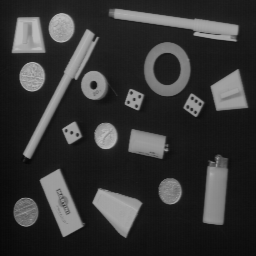
#> input picture images/OBJECTS.png, 256 x 256 px
$ jupyter execute Taller4.ipynb
#> lines starting #> are read from the running program, lines starting #| are printed output that depends on the picture; after the words box and inside, x2 and y2 are one past the last pixel; in counts of white or black regions, pixels touching at a corner belong together
[cell 1]
#imports
import cv2
import numpy as np
import matplotlib.pyplot as plt
from skimage.filters import sobel_h, sobel_v, sobel
from skimage.filters import prewitt_h, prewitt_v, prewitt
from skimage import exposure
from skimage.feature import canny
from skimage.filters import laplace

# **Filtros lineales de detección de contornos**

## **Operador de Sobel**

[cell 2]
#Carga de imagen
objects = cv2.imread('images/OBJECTS.png', cv2.IMREAD_GRAYSCALE)
#> objects is the input picture: shape (256, 256); min 7, max 188, mean 53.3
#Visualizar la imagen
plt.imshow(objects, cmap='gray', vmin=0, vmax=255)
plt.title('Imagen OBJECTS')
plt.show()

[cell 3]
#transformacion a int32
objects_int32 = objects.astype(np.int32)
#visualizar la imagen transformada
plt.imshow(objects_int32, cmap='gray', vmin=0, vmax=255)
plt.title('Imagen OBJECTS transformada a int32')
plt.show()

[cell 4]
#Aplicacion de filtro sobel en x
img_sh = sobel_h(objects_int32)
#Aplicacion de filtro sobel en y
img_sv = sobel_v(objects_int32)
#Visualizar la imagen filtrada
fig, ax = plt.subplots(1, 2, figsize=(12, 6))
ax[0].imshow(img_sh, cmap='gray')
ax[0].set_title('Filtro Sobel en X')
ax[1].imshow(img_sv, cmap='gray')
ax[1].set_title('Filtro Sobel en Y')
plt.show()

**Descripción de sobel en x**

Al realizar el filtro sobel aplicado al eje x, el cual tiene como matriz asociada:

$$ g_{x} = \begin{bmatrix} -1 & -2 & -1 \\\\ 0 & 0 & 0 \\\\ 1 & 2 & 1 \end{bmatrix} $$

La imagen resultante se observa mayormente en un tono gris claro uniforme, lo que indica poca variación de intensidad en la dirección evaluada, sin embargo, los bordes horizontales de los objetos se resaltan al presentar transiciones bruscas entre el fondo y las figuras, generando valores altos de gradiente que permiten identificar con mayor claridad sus contornos.

**Descripción de sobel en y**

Al realizar el filtro sobel aplicado al eje y, el cual tiene como matriz asociada:

$$ g_{y} = \begin{bmatrix} -1 & 0 & 1 \\\\ -2 & 0 & 2 \\\\ -1 & 0 & 1 \end{bmatrix} $$

De igual forma que con el Sobel horizontal, el fondo se mantiene en tonos grises relativamente uniformes debido a la baja variación de intensidad en esa dirección; sin embargo, en este caso se resaltan principalmente los bordes verticales de los objetos, ya que el operador detecta cambios de intensidad de izquierda a derecha, generando valores altos de gradiente en los contornos laterales y permitiendo identificar con mayor claridad sus límites verticales.

[cell 5]
#Calculo de la magnitud del gradiente
objects_gradiente_sobel = np.absolute(img_sh) + np.absolute(img_sv)
#Visualizar la magnitud del gradiente
plt.imshow(objects_gradiente_sobel, cmap='gray')
plt.title('Magnitud del Gradiente Sobel')
plt.show()

**Descripción Magnitud del gradiente**

La magnitud del gradiente esta dada la formula:

$$ || \nabla f || \approx |g_{x}| + |g_{y}| $$

Al hacer la suma de los valores absolutos de las anteriores aplicaciones se observa que el fondo queda prácticamente negro, ya que en esas regiones no existen variaciones significativas de intensidad y, por lo tanto, la magnitud del gradiente es cercana a cero. En contraste, los contornos de los objetos aparecen claramente resaltados en tonos blancos, debido a que la combinación de ambas componentes del gradiente permite detectar cambios de intensidad en cualquier dirección, obteniendo así una representación completa y más precisa de los bordes presentes en la imagen.

[cell 6]
sobelAplicado = sobel(objects_int32)
#Visualizar la imagen filtrada con sobel
plt.imshow(sobelAplicado, cmap='gray')
plt.title('Filtro Sobel aplicado')
plt.show()

**Filtro Aplicado Por Libreria vs Filtro Suma Valores Absolutos**

En ambas imagenes se logra observar los bordes de los diferentes objetos de forma exitosa. Pese a que el filtro aplicado se puede llegar a observar un poco mejor en la definicion de bordes internos de los objetos nuestra aproximación es lo suficientemente buena para que esta mejorqa por parte del algoritmo de la libreria sea minima.

## **Operador de Prewitt**

[cell 7]
#Aplicacion de filtro prewitt en x
img_sh = prewitt_h(objects_int32)
#Aplicacion de filtro prewitt en y
img_sv = prewitt_v(objects_int32)

fig, ax = plt.subplots(1, 2, figsize=(12, 6))
ax[0].imshow(img_sh, cmap='gray')
ax[0].set_title('Filtro Prewitt en X')
ax[1].imshow(img_sv, cmap='gray')
ax[1].set_title('Filtro Prewitt en Y')
plt.show()

**Descripción de prewitt en x**

Al aplicar el filtro de Prewitt en la dirección X, cuya máscara es:

$$ g_{x} = \begin{bmatrix} -1 & -1 & -1 \\\\ 0 & 0 & 0 \\\\ 1 & 1 & 1 \end{bmatrix} $$

La imagen resultante resalta principalmente los bordes horizontales, ya que detecta cambios de intensidad en la dirección vertical. El fondo se mantiene en tonos grises relativamente uniformes, mientras que los contornos aparecen más claros u oscuros debido a los valores altos del gradiente. A diferencia de Sobel, no utiliza el valor 2 en la máscara, por lo que el suavizado es menor.

**Descripción de prewitt en y**

Al aplicar el filtro de Prewitt en la dirección Y, cuya máscara es:

$$ g_{y} = \begin{bmatrix} -1 & 0 & 1 \\\\ -1 & 0 & 1 \\\\ -1 & 0 & 1 \end{bmatrix} $$

Esta imagen resalta principalmente los bordes verticales, ya que detecta cambios de intensidad de izquierda a derecha. Los contornos laterales de los objetos se observan bien definidos, mientras que el fondo permanece casi uniforme. Al no ponderar con 2 como Sobel, el filtro realiza un menor suavizado.

[cell 8]
objects_gradiente_prewitt = np.absolute(img_sh) + np.absolute(img_sv)
plt.imshow(objects_gradiente_prewitt, cmap='gray')
plt.title('Magnitud del Gradiente con Prewitt')
plt.show()

**Descripción de la magnitud del gradiente**

La magnitud del gradiente se calcula como:

$$ || \nabla f || \approx |g_{x}| + |g_{y}| $$

Esta imagen combina la información de ambas direcciones, por lo que se resaltan todos los bordes, sin importar su orientación. El fondo aparece oscuro (baja variación), mientras que los contornos de los objetos se ven claramente iluminados, mostrando de forma más completa los límites de las figuras.

[cell 9]
#Calcula bordes usando el filtro de sobel
img_s = prewitt(objects_int32)
#Visualizar la imagen filtrada con prewitt
plt.imshow(img_s, cmap='gray')
plt.title('Filtro Prewitt aplicado')
plt.show()

**Filtro Aplicado Por Libreria vs Filtro Suma Valores Absolutos**

En ambas imágenes se detectan correctamente los bordes de los objetos. La obtenida con la función de la librería muestra contornos ligeramente más uniformes y mejor balanceados en intensidad, mientras que la aproximación mediante la suma de valores absolutos produce resultados muy similares, aunque con bordes levemente más intensos o gruesos. En términos cualitativos, la diferencia es mínima y la aproximación resulta suficientemente buena.

## **Diferencia entre Sobel y Prewitt:**

[cell 10]
subtraction = cv2.subtract(objects_gradiente_prewitt, objects_gradiente_sobel)
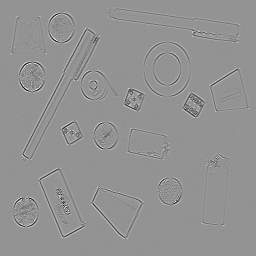
#> subtraction: shape (256, 256) float64; min -1.19e-08, max 8.69e-09, mean -4.87e-11; drawn with min black and max white

plt.imshow(subtraction, cmap='gray')
plt.title('Diferencia entre Prewitt y Sobel')
plt.show()

**¿Qué diferencia visual hay entre el operador de Sobel y el de Prewitt?**

En la imagen de la resta entre Prewitt y Sobel se observan diferencias leves concentradas principalmente en los contornos de los objetos. Las variaciones aparecen como bordes residuales muy suaves, lo que indica que ambos operadores producen resultados muy similares. Sin embargo, Sobel tiende a generar bordes ligeramente más definidos y con mejor suavizado, debido a que su máscara asigna mayor peso a los píxeles centrales. Prewitt, al usar ponderaciones uniformes, resulta un poco más sensible al ruido y puede producir contornos ligeramente menos refinados. Visualmente, la diferencia es mínima, pero Sobel presenta una respuesta algo más robusta y estable en la detección de bordes.

[cell 11]
# Frontera horizontal entre negro y blanco
matriz_1  = np.array([[0,0,0],
                      [0,0,0],
                      [255,255,255]])

# Frontera vertical entre negro y blanco
matriz_2 = np.array([[0,0,255],
                     [0,0,255],
                     [0,0,255]])

# Frontera oblicua entre negro y blanco
matriz_3 = np.array([[0,0,255],
                     [0,255,255],
                     [255,255,255]])

#Cuando la máscara se aleja de la frontera oblicua (máscara centrada en [0])
matriz_4 = np.array([[0,0,0],
                     [0,0,0],
                     [0,0,255]])

# Sobel
sobel_y = np.array([[-1, 0, 1],
                    [-2, 0, 2],
                    [-1, 0, 1]])

sobel_x = np.array([[-1, -2, -1],
                    [ 0,  0,  0],
                    [ 1,  2,  1]])

# Prewitt
prewitt_y = np.array([[-1, 0, 1],
                      [-1, 0, 1],
                      [-1, 0, 1]])

prewitt_x = np.array([[-1, -1, -1],
                      [ 0,  0,  0],
                      [ 1,  1,  1]])

def aplicarFiltros(matriz, filtro_x, filtro_y):
    x = np.sum(matriz * filtro_x)
    y = np.sum(matriz * filtro_y)
    gradiente = np.abs(x) + np.abs(y)
    return x, y, gradiente

matrices = [matriz_1, matriz_2, matriz_3, matriz_4]
nombres = ['Frontera Horizontal', 'Frontera Vertical', 'Frontera Oblicua', 'Máscara Alejada']

for i, matriz in enumerate(matrices):
    print(f"Resultados para {nombres[i]}:")
    sobel_x_val, sobel_y_val, sobel_gradiente = aplicarFiltros(matriz, sobel_x, sobel_y)
    prewitt_x_val, prewitt_y_val, prewitt_gradiente = aplicarFiltros(matriz, prewitt_x, prewitt_y)

    print(f"  Sobel - Gradiente X: {sobel_x_val}, Gradiente Y: {sobel_y_val}, Magnitud: {sobel_gradiente}")
    print(f"  Prewitt - Gradiente X: {prewitt_x_val}, Gradiente Y: {prewitt_y_val}, Magnitud: {prewitt_gradiente}\n")

En las fronteras horizontal y vertical se observa que únicamente el gradiente perpendicular al borde toma valores distintos de cero, como es esperado teóricamente. En ambos casos, el operador de Sobel produce una magnitud mayor (1020) que Prewitt (765). Esta diferencia se debe a que Sobel asigna mayor peso a los píxeles centrales de la máscara, amplificando la respuesta ante cambios abruptos de intensidad.

En la frontera oblicua, ambos gradientes resultan distintos de cero porque la transición ocurre en ambas direcciones. Nuevamente, Sobel genera valores superiores (765 en cada dirección) frente a Prewitt (510), lo que confirma su mayor sensibilidad numérica ante el mismo patrón de borde.

Cuando la máscara se aleja del borde, la respuesta disminuye considerablemente, aunque no es nula debido a que aún existe un píxel con intensidad diferente dentro de la ventana. En términos generales, Sobel presenta una mayor magnitud de respuesta que Prewitt debido a su ponderación central, lo que lo hace más robusto en la detección de bordes.

# **Operador de Canny**

[cell 12]
rondelle = cv2.imread('images/RONDELLE.png', cv2.IMREAD_GRAYSCALE)
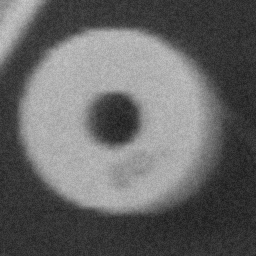
#> input picture images/RONDELLE.png, 256 x 256 px
#> rondelle is the input picture: shape (256, 256); min 25, max 203, mean 102.6
hist = cv2.calcHist([rondelle], [0], None, [256], [0, 256])
#> hist = 256 values, max 1541 at index 52, min 0 at index 0, mean 256
fig, ax = plt.subplots(1, 2, figsize=(12, 6))
ax[0].imshow(rondelle, cmap='gray')
ax[0].set_title('Imagen RONDELLE')
ax[1].plot(hist)
ax[1].set_title('Histograma de RONDELLE')
ax[1].set_xlabel('Intensidad de píxel')
ax[1].set_ylabel('Número de píxeles')
plt.show()
#> figure, not shown here; panel 2: curve peaks at x = 52, y = 1541

[cell 13]
#Aplica el filtro Sobel horizontal
img_sh = sobel_h(rondelle)
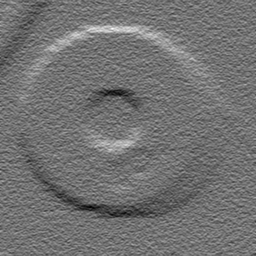
#> img_sh: shape (256, 256) float64; min -0.17, max 0.207, mean -0.000693; drawn with min black and max white
#Aplica el filtro Sobel vertical
img_sv = sobel_v(rondelle)
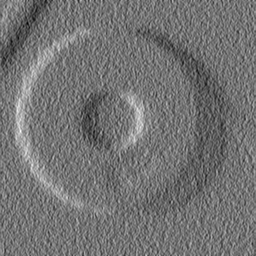
#> img_sv: shape (256, 256) float64; min -0.14, max 0.167, mean -0.00103; drawn with min black and max white
#Sobel total
rondelle_sobel = np.abs(img_sh) + np.abs(img_sv)
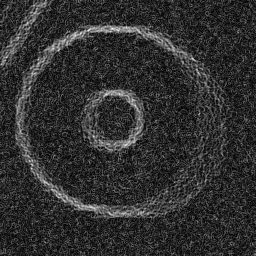
#> rondelle_sobel: shape (256, 256) float64; min 0, max 0.233, mean 0.0445; drawn with min black and max white

#Histograma
hist_sobel = cv2.calcHist([rondelle_sobel.astype(np.uint8)], [0], None, [256], [0, 256])
#> hist_sobel = 256 values, max 65536 at index 0, min 0 at index 1, mean 256

fig, ax = plt.subplots(1, 2, figsize=(12, 6))
ax[0].imshow(rondelle_sobel, cmap='gray')
ax[0].set_title('RONDELLE con filtro Sobel')
ax[1].plot(hist_sobel)
ax[1].set_title('Histograma de RONDELLE con Sobel')
ax[1].set_xlabel('Intensidad de píxel')
ax[1].set_ylabel('Número de píxeles')
plt.show()
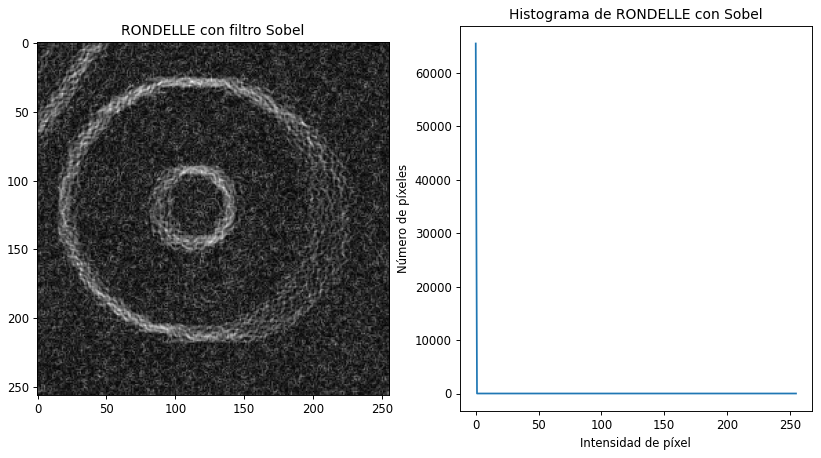
#> figure drawn by matplotlib, 2 panels; panel 2: curve peaks at x = 0, y = 65536

[cell 14]
p5, p95 = np.percentile(rondelle_sobel, (5, 95)) # Buscamos los límites del histograma de bordes
#> p5 = 0.0098; p95 = 0.1
# Reescalamos la imagen para mejorar el contraste de los bordes
rescaled_img = exposure.rescale_intensity(rondelle_sobel, in_range=(p5, p95), out_range=(0, 255))
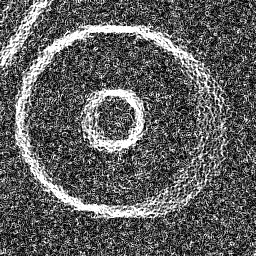
#> rescaled_img: shape (256, 256) float64; min 0, max 255, mean 95.1
# Histograma
hist_rescaled = cv2.calcHist([rescaled_img.astype(np.uint8)], [0], None, [256], [0, 256])
#> hist_rescaled = 256 values, max 3572 at index 0, min 0 at index 1, mean 256
# Vusualizar
fig, ax = plt.subplots(1, 2, figsize=(12, 6))
ax[0].imshow(rescaled_img, cmap='gray')
ax[0].set_title('RONDELLE con Sobel reescalado')
ax[1].plot(hist_rescaled)
ax[1].set_title('Histograma de RONDELLE con Sobel reescalado')
ax[1].set_xlabel('Intensidad de píxel')
ax[1].set_ylabel('Número de píxeles')
plt.show()
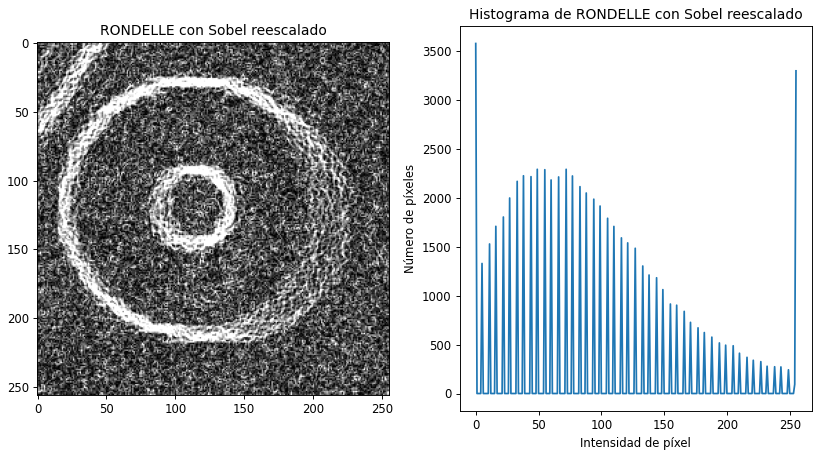
#> figure drawn by matplotlib, 2 panels; panel 2: curve peaks at x = 0, y = 3572

[cell 15]
rondelle_candy = canny(rondelle, sigma=10, low_threshold=0, high_threshold=1)
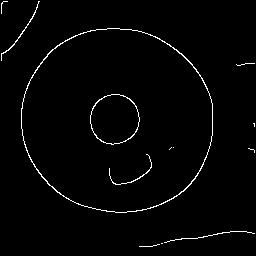
#> rondelle_candy: shape (256, 256) bool; 1.8% white in thin lines or dots
plt.imshow(rondelle_candy, cmap='gray')
plt.title('RONDELLE con filtro Canny')
plt.show()

En comparación con el resultado obtenido con Sobel, el detector de Canny ofrece una detección de bordes más limpia y precisa. Mientras que Sobel resalta no solo los contornos principales del anillo sino también una gran cantidad de variaciones de intensidad en el fondo, generando una imagen con bastante ruido y bordes gruesos, Canny produce contornos más delgados, continuos y mejor definidos. Esto se debe a que Canny incorpora suavizado gaussiano, supresión no máxima y umbralización por histéresis, lo que permite conservar los bordes relevantes y descartar respuestas espurias que Sobel no filtra.

En cuanto a la imagen se puede observar que define de forma correcta los bordes de la mayoria de bjetos presentes en la imagen original, como la "dona" interior y la linea encontrada en la parte superior izquierda.

[cell 16]
rondelle_candy2 = canny(rondelle, sigma=5, low_threshold=0, high_threshold=1)
#> rondelle_candy2: shape (256, 256) bool; 5.4% white in thin lines or dots
plt.imshow(rondelle_candy2, cmap='gray')
plt.title('RONDELLE con filtro Canny sigma = 5')
plt.show()

Al disminuir el valor de sigma a 5 en el detector de Canny, se reduce el nivel de suavizado gaussiano previo al cálculo del gradiente. Esto implica que la imagen conserva más variaciones locales de intensidad, incluyendo pequeñas fluctuaciones y textura del fondo. Como consecuencia, el algoritmo detecta un mayor número de irregularidades que no corresponden a las estructuras principales, lo que incrementa visualmente el ruido en la imagen.

[cell 17]
rondelle_candy3 = canny(rondelle, sigma=10, low_threshold=0, high_threshold=5)
#> rondelle_candy3: shape (256, 256) bool; 1.6% white in thin lines or dots, all inside (x1, y1, x2, y2) = (1, 1, 213, 213)
rondelle_candy4 = canny(rondelle, sigma=5, low_threshold=0, high_threshold=5)
#> rondelle_candy4: shape (256, 256) bool; 2% white in thin lines or dots, all inside (x1, y1, x2, y2) = (1, 1, 255, 213)

fig, ax = plt.subplots(1, 2, figsize=(12, 6))
ax[0].imshow(rondelle_candy3, cmap='gray')
ax[0].set_title('RONDELLE con filtro Canny sigma = 10, high_threshold = 5')
ax[1].imshow(rondelle_candy4, cmap='gray')
ax[1].set_title('RONDELLE con filtro Canny sigma = 5, high_threshold = 5')
plt.show()

**Comparación de la variación de parámetros en el operador Canny**

Al aumentar el umbral superior a 5, se endurece el criterio para clasificar un píxel como borde fuerte dentro del proceso de histéresis. Esto reduce la propagación de bordes débiles asociados a ruido o textura superficial, mejorando la selectividad del detector.

**Caso σ = 10 con high_threshold = 5**

La imagen presenta contornos muy definidos y limpios. Se conservan principalmente los perímetros circulares internos y externos, mientras que desaparecen irregularidades menores y trazas débiles que sí estaban presentes con un umbral inferior. La combinación de un suavizado gaussiano fuerte y un umbral alto restringe la detección a los gradientes de mayor magnitud, produciendo una representación minimalista y estable.

**Caso σ = 5 con high_threshold = 5**

Se reduce considerablemente el ruido observado previamente con σ bajo, ya que muchos bordes generados por textura no superan el nuevo umbral. Sin embargo, al existir menor suavizado que en σ = 10, se preservan mejor ciertas irregularidades reales del objeto. Esto permite capturar detalles morfológicos adicionales sin saturar la imagen con ruido excesivo.

**Conclusión**

El aumento del umbral superior mejora la discriminación de bordes en ambos casos. La configuración σ = 10 produce el resultado más limpio y robusto, mientras que σ = 5 con high_threshold = 5 logra un equilibrio entre preservación de detalles y reducción de ruido, ofreciendo una representación más fiel de la geometría real sin introducir excesivas respuestas espurias.

# **Laplaciano**

## **Preparación**

[cell 18]
spot = cv2.imread('images/SPOT.png', cv2.IMREAD_GRAYSCALE)
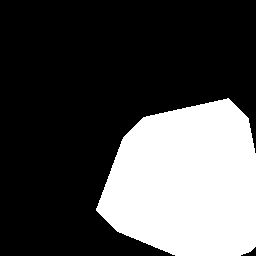
#> input picture images/SPOT.png, 256 x 256 px
#> spot: shape (256, 256); 30.2% white; 1 white region, box (x1, y1, x2, y2) and area: (96, 98, 256, 256) 19820
#Conversion imagen a int16
spot16 = spot.astype(np.int16)
#Visualizar
fig, ax = plt.subplots(1, 2, figsize=(12, 6))
ax[0].imshow(spot16, cmap='gray')
ax[0].set_title('Imagen SPOT transformada a int16')
ax[1].imshow(spot, cmap='gray')
ax[1].set_title('Imagen SPOT original')
plt.show()
